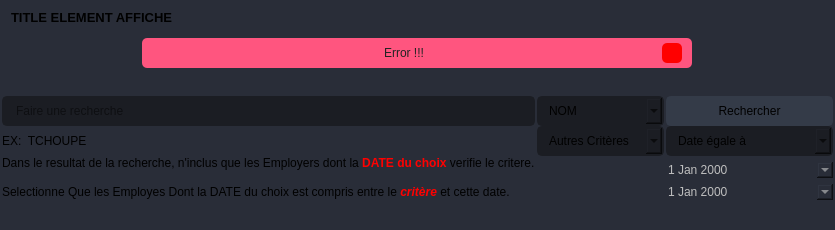
                     <widget class="QFrame" name="frame_content_recherche">
                      <property name="minimumSize">
                       <size>
                        <width>0</width>
                        <height>230</height>
                       </size>
                      </property>
                      <property name="maximumSize">
                       <size>
                        <width>16777215</width>
                        <height>200</height>
                       </size>
                      </property>
                      <property name="styleSheet">
                       <string notr="true">background-color: rgb(41, 45, 56);
border-radius: 5px;</string>
                      </property>
                      <property name="frameShape">
                       <enum>QFrame::StyledPanel</enum>
                      </property>
                      <property name="frameShadow">
                       <enum>QFrame::Raised</enum>
                      </property>
                      <layout class="QVBoxLayout" name="verticalLayout_6">
                       <property name="spacing">
                        <number>1</number>
                       </property>
                       <property name="leftMargin">
                        <number>2</number>
                       </property>
                       <property name="topMargin">
                        <number>2</number>
                       </property>
                       <property name="rightMargin">
                        <number>2</number>
                       </property>
                       <property name="bottomMargin">
                        <number>2</number>
                       </property>
                       <item>
                        <widget class="QFrame" name="frame_title">
                         <property name="maximumSize">
                          <size>
                           <width>16777215</width>
                           <height>30</height>
                          </size>
                         </property>
                         <property name="frameShape">
                          <enum>QFrame::StyledPanel</enum>
                         </property>
                         <property name="frameShadow">
                          <enum>QFrame::Raised</enum>
                         </property>
                         <layout class="QVBoxLayout" name="verticalLayout_9">
                          <item>
                           <widget class="QLabel" name="label_titre">
                            <property name="font">
                             <font>
                              <family>Segoe UI</family>
                              <pointsize>10</pointsize>
                              <weight>75</weight>
                              <bold>true</bold>
                             </font>
                            </property>
                            <property name="text">
                             <string>TITLE ELEMENT AFFICHE</string>
                            </property>
                           </widget>
                          </item>
                         </layout>
                        </widget>
                       </item>
                       <item>
                        <widget class="QFrame" name="top_bar_3">
                         <property name="minimumSize">
                          <size>
                           <width>0</width>
                           <height>35</height>
                          </size>
                         </property>
                         <property name="maximumSize">
                          <size>
                           <width>16777215</width>
                           <height>35</height>
                          </size>
                         </property>
                         <property name="styleSheet">
                          <string notr="true"/>
                         </property>
                         <property name="frameShape">
                          <enum>QFrame::NoFrame</enum>
                         </property>
                         <property name="frameShadow">
                          <enum>QFrame::Raised</enum>
                         </property>
                         <layout class="QHBoxLayout" name="horizontalLayout_24">
                          <property name="spacing">
                           <number>0</number>
                          </property>
                          <property name="leftMargin">
                           <number>0</number>
                          </property>
                          <property name="topMargin">
                           <number>5</number>
                          </property>
                          <property name="rightMargin">
                           <number>0</number>
                          </property>
                          <property name="bottomMargin">
                           <number>0</number>
                          </property>
                          <item>
                           <widget class="QFrame" name="frame_error_recherche">
                            <property name="maximumSize">
                             <size>
                              <width>550</width>
                              <height>16777215</height>
                             </size>
                            </property>
                            <property name="styleSheet">
                             <string notr="true">background-color: rgb(255, 85, 127);
border-radius: 5px;</string>
                            </property>
                            <property name="frameShape">
                             <enum>QFrame::StyledPanel</enum>
                            </property>
                            <property name="frameShadow">
                             <enum>QFrame::Raised</enum>
                            </property>
                            <layout class="QHBoxLayout" name="horizontalLayout_25">
                             <property name="leftMargin">
                              <number>10</number>
                             </property>
                             <property name="topMargin">
                              <number>3</number>
                             </property>
                             <property name="rightMargin">
                              <number>10</number>
                             </property>
                             <property name="bottomMargin">
                              <number>3</number>
                             </property>
                             <item>
                              <widget class="QLabel" name="label_error_recherche">
                               <property name="styleSheet">
                                <string notr="true">color: rgb(35, 35, 35);</string>
                               </property>
                               <property name="text">
                                <string>Error !!!</string>
                               </property>
                               <property name="alignment">
                                <set>Qt::AlignCenter</set>
                               </property>
                              </widget>
                             </item>
                             <item>
                              <widget class="QPushButton" name="pb_close_pup_recherceError">
                               <property name="maximumSize">
                                <size>
                                 <width>20</width>
                                 <height>20</height>
                                </size>
                               </property>
                               <property name="styleSheet">
                                <string notr="true">QPushButton {
	border-radius: 5px;
	background-image: url(C:/Users/idris/Documents/qt/eye_of_god/resource/images/cil-x.png);
	background-position: center;
	background-color: rgb(255, 0, 0);
}
QPushButton:hover {
	background-color: rgb(50, 50, 50);
	color: rgb(200, 200, 200);
}
QPushButton:pressed {
	background-color: rgb(35, 35, 35);
	color: rgb(200, 200, 200);
}</string>
                               </property>
                               <property name="text">
                                <string/>
                               </property>
                              </widget>
                             </item>
                            </layout>
                           </widget>
                          </item>
                         </layout>
                        </widget>
                       </item>
                       <item>
                        <widget class="QFrame" name="frame_bar_recherche">
                         <property name="minimumSize">
                          <size>
                           <width>0</width>
                           <height>100</height>
                          </size>
                         </property>
                         <property name="frameShape">
                          <enum>QFrame::NoFrame</enum>
                         </property>
                         <property name="frameShadow">
                          <enum>QFrame::Raised</enum>
                         </property>
                         <layout class="QVBoxLayout" name="verticalLayout_29">
                          <property name="spacing">
                           <number>0</number>
                          </property>
                          <property name="leftMargin">
                           <number>0</number>
                          </property>
                          <property name="topMargin">
                           <number>0</number>
                          </property>
                          <property name="rightMargin">
                           <number>0</number>
                          </property>
                          <property name="bottomMargin">
                           <number>0</number>
                          </property>
                          <item>
                           <layout class="QGridLayout" name="gridLayout">
                            <property name="horizontalSpacing">
                             <number>2</number>
                            </property>
                            <property name="verticalSpacing">
                             <number>0</number>
                            </property>
                            <item row="0" column="2">
                             <widget class="QPushButton" name="pushButton_recherche">
                              <property name="minimumSize">
                               <size>
                                <width>150</width>
                                <height>30</height>
                               </size>
                              </property>
                              <property name="font">
                               <font>
                                <family>Segoe UI</family>
                                <pointsize>9</pointsize>
                               </font>
                              </property>
                              <property name="styleSheet">
                               <string notr="true">QPushButton {
	border: 2px solid rgb(52, 59, 72);
	border-radius: 5px;	
	background-color: rgb(52, 59, 72);
}
QPushButton:hover {
	background-color: rgb(36, 73, 109);
	border: 2px solid rgb(61, 70, 86);
}
QPushButton:pressed {	
	background-color: rgb(85, 255, 255);
	border: 2px solid rgb(43, 50, 61);
}</string>
                              </property>
                              <property name="text">
                               <string>Rechercher</string>
                              </property>
                              <property name="icon">
                               <iconset resource="source.qrc">
                                <normaloff>:/icon/resource/icon/20x20/cil-zoom-in.png</normaloff>:/icon/resource/icon/20x20/cil-zoom-in.png</iconset>
                              </property>
                             </widget>
                            </item>
                            <item row="2" column="0">
                             <widget class="QLabel" name="label_6">
                              <property name="font">
                               <font>
                                <family>Segoe UI</family>
                               </font>
                              </property>
                              <property name="text">
                               <string>&lt;html&gt;&lt;head/&gt;&lt;body&gt;&lt;p&gt;Dans le resultat de la recherche, n'inclus que les Employers dont la&lt;font color=&quot;red&quot;&gt;&lt;strong&gt;  DATE  du choix &lt;/strong&gt;&lt;/font&gt; verifie le critere.&lt;br/&gt;&lt;/p&gt;&lt;/body&gt;&lt;/html&gt;</string>
                              </property>
                             </widget>
                            </item>
                            <item row="2" column="2">
                             <widget class="QDateEdit" name="dateEdit_first">
                              <property name="enabled">
                               <bool>false</bool>
                              </property>
                              <property name="styleSheet">
                               <string notr="true"/>
                              </property>
                              <property name="calendarPopup">
                               <bool>true</bool>
                              </property>
                             </widget>
                            </item>
                            <item row="1" column="0">
                             <widget class="QLabel" name="label">
                              <property name="text">
                               <string>EX:  TCHOUPE</string>
                              </property>
                             </widget>
                            </item>
                            <item row="0" column="0">
                             <widget class="QLineEdit" name="lineEdit">
                              <property name="minimumSize">
                               <size>
                                <width>0</width>
                                <height>30</height>
                               </size>
                              </property>
                              <property name="styleSheet">
                               <string notr="true">QLineEdit {
	background-color: rgb(27, 29, 35);
	border-radius: 5px;
	border: 2px solid rgb(27, 29, 35);
	padding-left: 10px;
}
QLineEdit:hover {
	border: 2px solid rgb(64, 71, 88);
}
QLineEdit:focus {
	border: 2px solid rgb(91, 101, 124);
}</string>
                              </property>
                              <property name="placeholderText">
                               <string>Faire une recherche</string>
                              </property>
                             </widget>
                            </item>
                            <item row="3" column="2">
                             <widget class="QDateEdit" name="dateEdit_second">
                              <property name="enabled">
                               <bool>false</bool>
                              </property>
                              <property name="calendarPopup">
                               <bool>true</bool>
                              </property>
                             </widget>
                            </item>
                            <item row="3" column="0">
                             <widget class="QLabel" name="label_7">
                              <property name="font">
                               <font>
                                <family>Segoe UI</family>
                               </font>
                              </property>
                              <property name="text">
                               <string>  Selectionne Que les Employes Dont la DATE du choix est compris entre le &lt;font color=&quot;red&quot;&gt;&lt;strong&gt;&lt;em&gt;&lt;mark&gt;critère&lt;/mark&gt;&lt;/em&gt; &lt;/strong&gt;&lt;/font&gt; et cette date.</string>
                              </property>
                             </widget>
                            </item>
                            <item row="0" column="1">
                             <widget class="QComboBox" name="comboBox">
                              <property name="font">
                               <font>
                                <family>Segoe UI</family>
                                <pointsize>9</pointsize>
                               </font>
                              </property>
                              <property name="styleSheet">
                               <string notr="true">QComboBox{
	background-color: rgb(27, 29, 35);
	border-radius: 5px;
	border: 2px solid rgb(27, 29, 35);
	padding: 5px;
	padding-left: 10px;
}
QComboBox:hover{
	border: 2px solid rgb(64, 71, 88);
}
QComboBox QAbstractItemView {
	color: rgb(85, 170, 255);	
	background-color: rgb(27, 29, 35);
	padding: 10px;
	selection-background-color: rgb(39, 44, 54);
}</string>
                              </property>
                              <property name="editable">
                               <bool>false</bool>
                              </property>
                              <property name="currentText">
                               <string>NOM</string>
                              </property>
                              <property name="currentIndex">
                               <number>0</number>
                              </property>
                              <property name="insertPolicy">
                               <enum>QComboBox::InsertAtBottom</enum>
                              </property>
                              <item>
                               <property name="text">
                                <string>NOM</string>
                               </property>
                              </item>
                              <item>
                               <property name="text">
                                <string>PRENOM</string>
                               </property>
                              </item>
                              <item>
                               <property name="text">
                                <string>NOM COMPLET</string>
                               </property>
                              </item>
                              <item>
                               <property name="text">
                                <string> IDENTIFIANT</string>
                               </property>
                              </item>
                             </widget>
                            </item>
                            <item row="1" column="2">
                             <widget class="QComboBox" name="comboBox_date">
                              <property name="styleSheet">
                               <string notr="true">QComboBox{
	background-color: rgb(27, 29, 35);
	border-radius: 5px;
	border: 2px solid rgb(27, 29, 35);
	padding: 5px;
	padding-left: 10px;
}
QComboBox:hover{
	border: 2px solid rgb(64, 71, 88);
}
QComboBox QAbstractItemView {
	color: rgb(85, 170, 255);	
	background-color: rgb(27, 29, 35);
	padding: 10px;
	selection-background-color: rgb(39, 44, 54);
}</string>
                              </property>
                              <item>
                               <property name="text">
                                <string>Date égale à</string>
                               </property>
                              </item>
                              <item>
                               <property name="text">
                                <string>Date superieur à</string>
                               </property>
                              </item>
                              <item>
                               <property name="text">
                                <string>Date inferieur à</string>
                               </property>
                              </item>
                              <item>
                               <property name="text">
                                <string>Date Compris entre</string>
                               </property>
                              </item>
                              <item>
                               <property name="text">
                                <string>Date Pas Compris entre</string>
                               </property>
                              </item>
                             </widget>
                            </item>
                            <item row="1" column="1">
                             <widget class="QComboBox" name="comboBox_autres_critere">
                              <property name="styleSheet">
                               <string notr="true">QComboBox{
	background-color: rgb(27, 29, 35);
	border-radius: 5px;
	border: 2px solid rgb(27, 29, 35);
	padding: 5px;
	padding-left: 10px;
}
QComboBox:hover{
	border: 2px solid rgb(64, 71, 88);
}
QComboBox QAbstractItemView {
	color: rgb(85, 170, 255);	
	background-color: rgb(27, 29, 35);
	padding: 10px;
	selection-background-color: rgb(39, 44, 54);
}</string>
                              </property>
                              <item>
                               <property name="text">
                                <string>Autres Critères</string>
                               </property>
                              </item>
                              <item>
                               <property name="text">
                                <string>Date Naissance</string>
                               </property>
                              </item>
                              <item>
                               <property name="text">
                                <string>Date Embauche</string>
                               </property>
                              </item>
                             </widget>
                            </item>
                           </layout>
                          </item>
                         </layout>
                        </widget>
                       </item>
                      </layout>
                     </widget>
